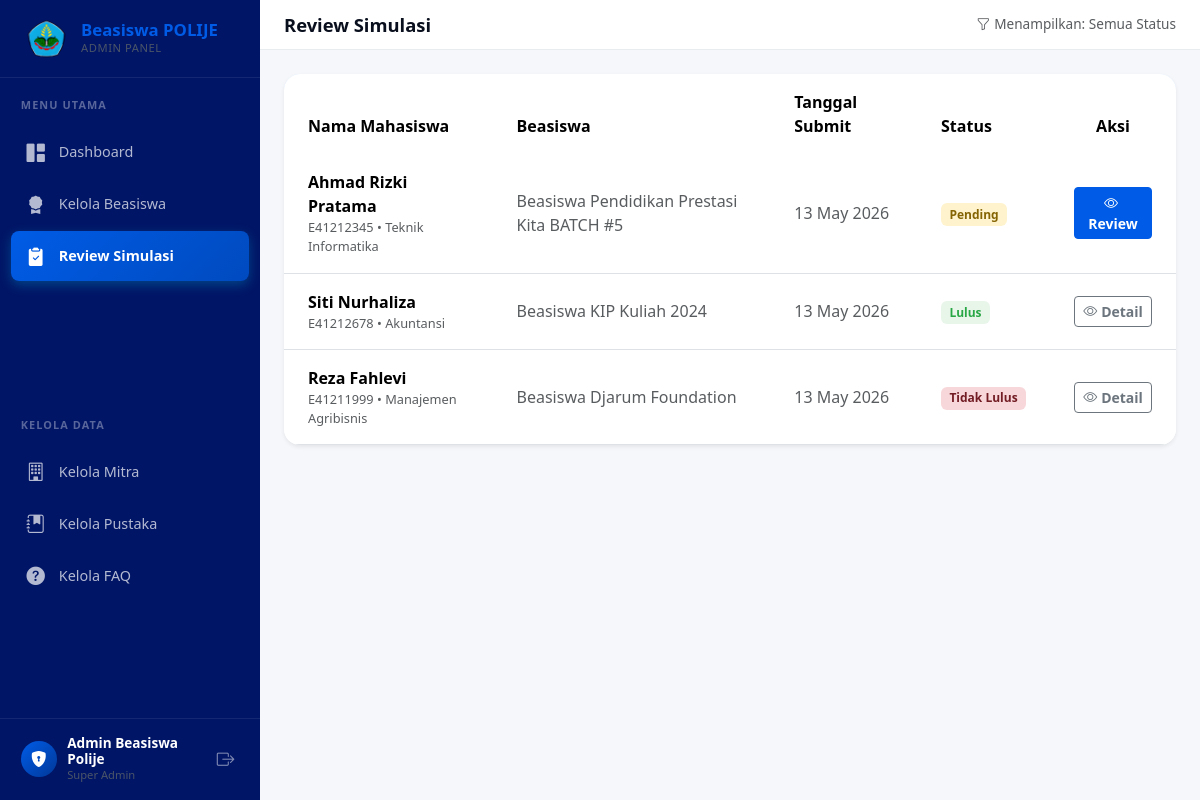
The app's page /public/frontend/admin/review-simulasi.php (signed in), older data.
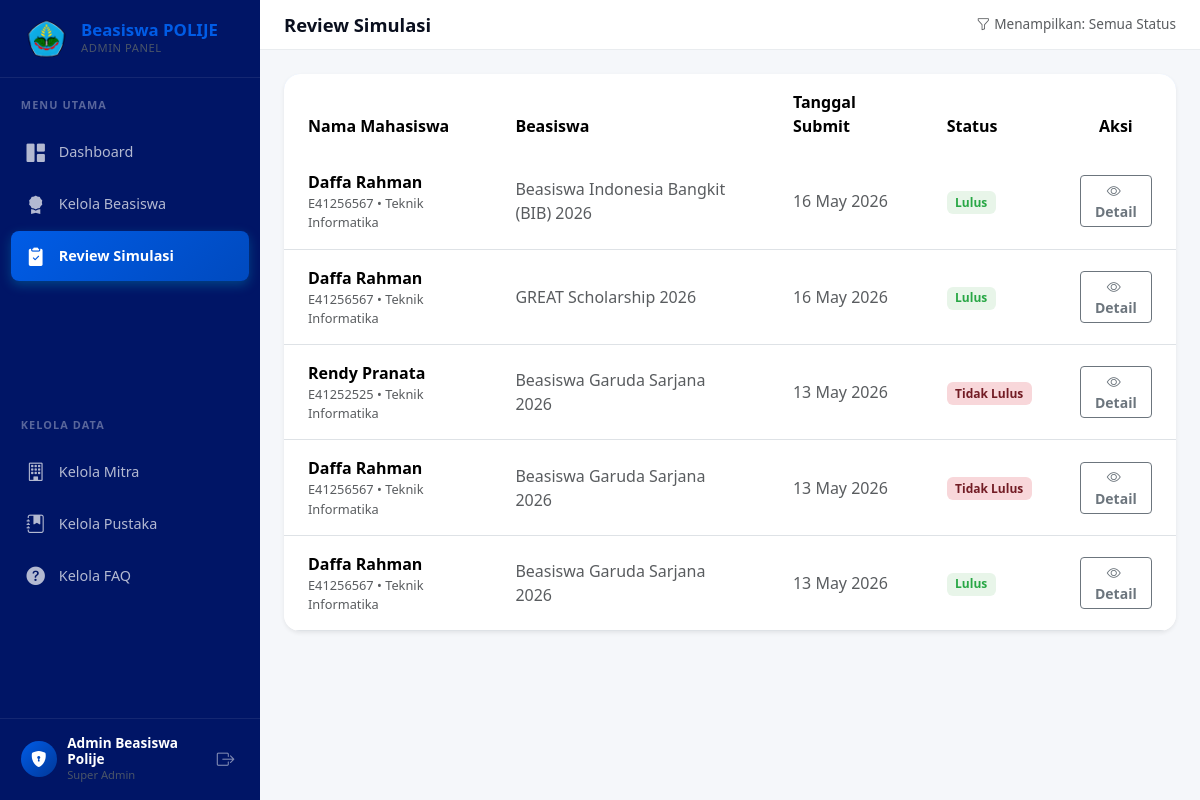
The same page, newer data.
### tables this page shows
CREATE TABLE `simulasi` (
  `id_simulasi` int NOT NULL AUTO_INCREMENT,
  `id_mahasiswa` int NOT NULL,
  `id_beasiswa` int NOT NULL,
  `created_at` timestamp NOT NULL DEFAULT CURRENT_TIMESTAMP,
  `tgl_submit` timestamp NULL DEFAULT NULL,
  `prestasi` text,
  `motivasi` text,
  `ikut_organisasi` text,
  `status_beasiswa_lain` tinyint(1) NOT NULL DEFAULT '0',
  `aktif_kuliah` tinyint(1) NOT NULL DEFAULT '1',
  PRIMARY KEY (`id_simulasi`),
  KEY `fk_simulasi_mahasiswa` (`id_mahasiswa`),
  KEY `fk_simulasi_beasiswa` (`id_beasiswa`),
  CONSTRAINT `fk_simulasi_beasiswa` FOREIGN KEY (`id_beasiswa`) REFERENCES `beasiswa` (`id_beasiswa`) ON DELETE CASCADE ON UPDATE CASCADE,
  CONSTRAINT `fk_simulasi_mahasiswa` FOREIGN KEY (`id_mahasiswa`) REFERENCES `mahasiswa` (`id_mahasiswa`) ON DELETE CASCADE ON UPDATE CASCADE
);

CREATE TABLE `mahasiswa` (
  `id_mahasiswa` int NOT NULL AUTO_INCREMENT,
  `NIM` varchar(20) NOT NULL,
  `nama` varchar(100) NOT NULL,
  `id_prodi` int NOT NULL,
  `semester` tinyint unsigned NOT NULL,
  `angkatan` year NOT NULL,
  `IPK` decimal(3,2) NOT NULL,
  `jenis_kelamin` enum('L','P') NOT NULL,
  `email` varchar(150) NOT NULL,
  `password` varchar(255) NOT NULL,
  `role` enum('mahasiswa') NOT NULL DEFAULT 'mahasiswa',
  PRIMARY KEY (`id_mahasiswa`),
  UNIQUE KEY `NIM` (`NIM`),
  UNIQUE KEY `email` (`email`),
  KEY `fk_mahasiswa_prodi` (`id_prodi`),
  CONSTRAINT `fk_mahasiswa_prodi` FOREIGN KEY (`id_prodi`) REFERENCES `prodi` (`id_prodi`) ON DELETE RESTRICT ON UPDATE CASCADE
);

CREATE TABLE `prodi` (
  `id_prodi` int NOT NULL AUTO_INCREMENT,
  `nama_prodi` varchar(100) NOT NULL,
  `nama_jurusan` varchar(100) NOT NULL,
  PRIMARY KEY (`id_prodi`)
);

CREATE TABLE `beasiswa` (
  `id_beasiswa` int NOT NULL AUTO_INCREMENT,
  `nama_beasiswa` varchar(200) NOT NULL,
  `nama_penyelenggara` varchar(150) NOT NULL,
  `deskripsi_singkat` varchar(500) NOT NULL,
  `deskripsi_lengkap` text NOT NULL,
  `informasi_beasiswa` text NOT NULL,
  `link_pendaftaran` varchar(500) NOT NULL,
  `poster_url` varchar(500) NOT NULL,
  `tgl_buka` date NOT NULL,
  `tgl_tutup` date NOT NULL,
  `status_pendaftaran` enum('belum_dibuka','dibuka','ditutup') NOT NULL,
  `status_verifikasi` enum('pending','terverifikasi','ditolak') NOT NULL DEFAULT 'pending',
  `upload_at` timestamp NOT NULL DEFAULT CURRENT_TIMESTAMP,
  `id_mitra` int DEFAULT NULL,
  `id_admin` int DEFAULT NULL,
  `alasan_penolakan` text,
  PRIMARY KEY (`id_beasiswa`),
  KEY `fk_beasiswa_mitra` (`id_mitra`),
  KEY `fk_beasiswa_admin` (`id_admin`),
  CONSTRAINT `fk_beasiswa_admin` FOREIGN KEY (`id_admin`) REFERENCES `admin` (`id_admin`) ON DELETE SET NULL ON UPDATE CASCADE,
  CONSTRAINT `fk_beasiswa_mitra` FOREIGN KEY (`id_mitra`) REFERENCES `mitra` (`id_mitra`) ON DELETE SET NULL ON UPDATE CASCADE
);

### classes/Simulasi.php (called while the page is built, shortened)
<?php
class Simulasi
{
    private mysqli $db;
    public function __construct(mysqli $db)
    {
        $this->db = $db;
    }
    public function getAll(): array
    {
        $result = $this->db->query(
            "SELECT s.*, m.nama, m.NIM, p.nama_prodi, b.nama_beasiswa,
                    hs.status_simulasi, hs.skor
             FROM simulasi s
             JOIN mahasiswa m ON s.id_mahasiswa = m.id_mahasiswa
             LEFT JOIN prodi p ON m.id_prodi = p.id_prodi
             JOIN beasiswa b ON s.id_beasiswa = b.id_beasiswa
             LEFT JOIN hasil_simulasi hs ON s.id_simulasi = hs.id_simulasi
             ORDER BY s.created_at DESC"
        );
        return $result->fetch_all(MYSQLI_ASSOC);
    }
}

### public/frontend/admin/review-simulasi.php (the view, shortened to what this page needs)
<?php
require_once CONFIG_PATH . 'Database.php';
require_once CLASSES_PATH . 'Simulasi.php';
$db = Database::getInstance()->getConnection();
$simulasiObj = new Simulasi($db);
$listSimulasi = $simulasiObj->getAll();
require_once __DIR__ . '/../layout/header.php';
require_once __DIR__ . '/../layout/sidebar-admin.php';
?>
<div class="main-content-admin">
    <div class="topbar-admin">
        <h1 class="page-title">Review Simulasi</h1>
        <span class="text-muted" style="font-size:0.85rem;"><i class="bi bi-funnel me-1"></i>Menampilkan: Semua Status</span>
    </div>
    <div class="p-4">
        <div class="card border-0 shadow-sm rounded-4 overflow-hidden">
            <div class="table-responsive">
                <table class="table table-hover align-middle mb-0">
                    <thead style="background: var(--color-lighter);">
                        <tr>
                            <th class="py-3 px-4" style="font-weight:600; border-bottom:none;">Nama Mahasiswa</th>
                            <th class="py-3 px-4" style="font-weight:600; border-bottom:none;">Beasiswa</th>
                            <th class="py-3 px-4" style="font-weight:600; border-bottom:none;">Tanggal Submit</th>
                            <th class="py-3 px-4" style="font-weight:600; border-bottom:none;">Status</th>
                            <th class="py-3 px-4 text-center" style="font-weight:600; border-bottom:none;">Aksi</th>
                        </tr>
                    </thead>
                    <tbody>
                        <?php if (empty($listSimulasi)): ?>
                            <tr><td colspan="5" class="text-center py-4">Belum ada simulasi.</td></tr>
                        <?php else: ?>
                            <?php foreach ($listSimulasi as $s): ?>
                            <tr <?= $s['status_simulasi'] === 'pending' ? 'style="background:#fffef5;"' : '' ?>>
                                <td class="py-3 px-4">
                                    <div class="fw-semibold"><?= htmlspecialchars($s['nama']) ?></div>
                                    <div class="text-muted" style="font-size:0.8rem;"><?= htmlspecialchars((string)($s['NIM'] ?? '')) ?> • <?= htmlspecialchars($s['nama_prodi'] ?? 'Prodi') ?></div>
                                </td>
                                <td class="py-3 px-4 text-muted"><?= htmlspecialchars($s['nama_beasiswa'] ?? 'Beasiswa') ?></td>
                                <td class="py-3 px-4 text-muted"><?= date('d M Y', strtotime($s['created_at'] ?? 'now')) ?></td>
                                <td class="py-3 px-4">
                                    <?php if ($s['status_simulasi'] === 'lulus'): ?>
                                        <span class="badge" style="background:#e8f5e9;color:#28a745;padding:.45em .7em;">Lulus</span>
                                    <?php elseif ($s['status_simulasi'] === 'tidak_lulus'): ?>
                                        <span class="badge" style="background:#f8d7da;color:#721c24;padding:.45em .7em;">Tidak Lulus</span>
                                    <?php else: ?>
                                        <span class="badge" style="background:#fff3cd;color:#856404;padding:.45em .7em;">Pending</span>
                                    <?php endif; ?>
                                </td>
                                <td class="py-3 px-4 text-center">
                                    <a href="<?= BASE_URL ?>/frontend/admin/detail-review.php?id=<?= $s['id_simulasi'] ?>" class="btn btn-sm <?= $s['status_simulasi'] === 'pending' ? 'fw-semibold' : 'btn-outline-secondary fw-semibold' ?>" <?= $s['status_simulasi'] === 'pending' ? 'style="background-color:var(--color-primary);border-color:var(--color-primary);color:#fff;"' : '' ?>>
                                        <i class="bi bi-eye me-1"></i><?= $s['status_simulasi'] === 'pending' ? 'Review' : 'Detail' ?>
                                    </a>
                                </td>
                            </tr>
                            <?php endforeach; ?>
                        <?php endif; ?>
                    </tbody>
                </table>
            </div>
        </div>
    </div>
</div>
</body>
</html>

Row changes from the older to the newer data that the page shows:
removed simulasi: id_mahasiswa.nama "Ahmad Rizki Pratama", id_mahasiswa.NIM "E41212345", prodi.nama_prodi "Teknik Informatika", id_beasiswa.nama_beasiswa "Beasiswa Pendidikan Prestasi Kita BATCH #5", created_at "13 May 2026", shows "Pending", shows "Review"
removed simulasi: id_mahasiswa.nama "Siti Nurhaliza", id_mahasiswa.NIM "E41212678", prodi.nama_prodi "Akuntansi", id_beasiswa.nama_beasiswa "Beasiswa KIP Kuliah 2024", created_at "13 May 2026", shows "Lulus", shows "Detail"
removed simulasi: id_mahasiswa.nama "Reza Fahlevi", id_mahasiswa.NIM "E41211999", prodi.nama_prodi "Manajemen Agribisnis", id_beasiswa.nama_beasiswa "Beasiswa Djarum Foundation", created_at "13 May 2026", shows "Tidak Lulus", shows "Detail"
added simulasi: id_mahasiswa.nama "Daffa Rahman", id_mahasiswa.NIM "E41256567", prodi.nama_prodi "Teknik Informatika", id_beasiswa.nama_beasiswa "Beasiswa Indonesia Bangkit (BIB) 2026", created_at "16 May 2026", shows "Lulus", shows "Detail"
added simulasi: id_mahasiswa.nama "Daffa Rahman", id_mahasiswa.NIM "E41256567", prodi.nama_prodi "Teknik Informatika", id_beasiswa.nama_beasiswa "GREAT Scholarship 2026", created_at "16 May 2026", shows "Lulus", shows "Detail"
added simulasi: id_mahasiswa.nama "Rendy Pranata", id_mahasiswa.NIM "E41252525", prodi.nama_prodi "Teknik Informatika", id_beasiswa.nama_beasiswa "Beasiswa Garuda Sarjana 2026", created_at "13 May 2026", shows "Tidak Lulus", shows "Detail"
added simulasi: id_mahasiswa.nama "Daffa Rahman", id_mahasiswa.NIM "E41256567", prodi.nama_prodi "Teknik Informatika", id_beasiswa.nama_beasiswa "Beasiswa Garuda Sarjana 2026", created_at "13 May 2026", shows "Tidak Lulus", shows "Detail"
added simulasi: id_mahasiswa.nama "Daffa Rahman", id_mahasiswa.NIM "E41256567", prodi.nama_prodi "Teknik Informatika", id_beasiswa.nama_beasiswa "Beasiswa Garuda Sarjana 2026", created_at "13 May 2026", shows "Lulus", shows "Detail"
